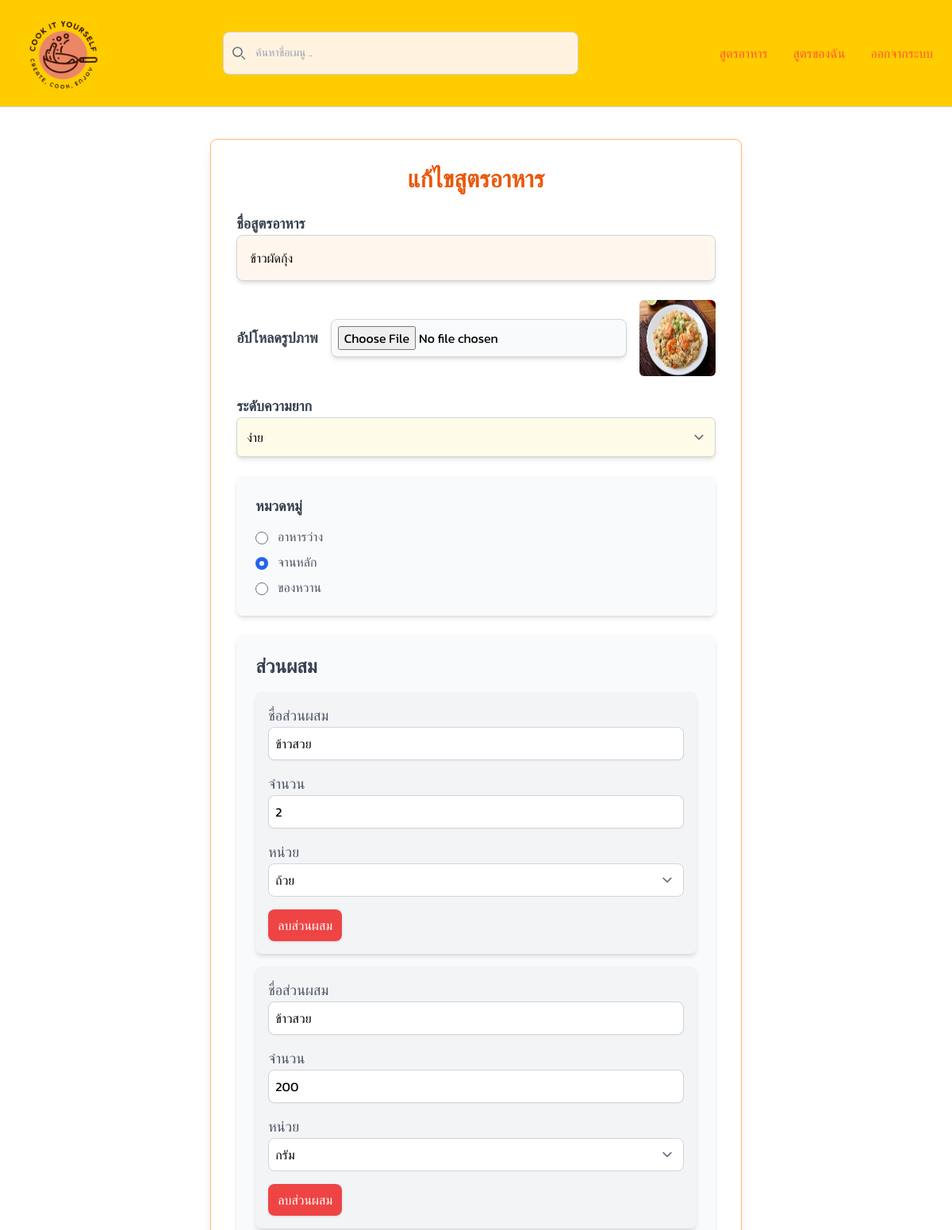
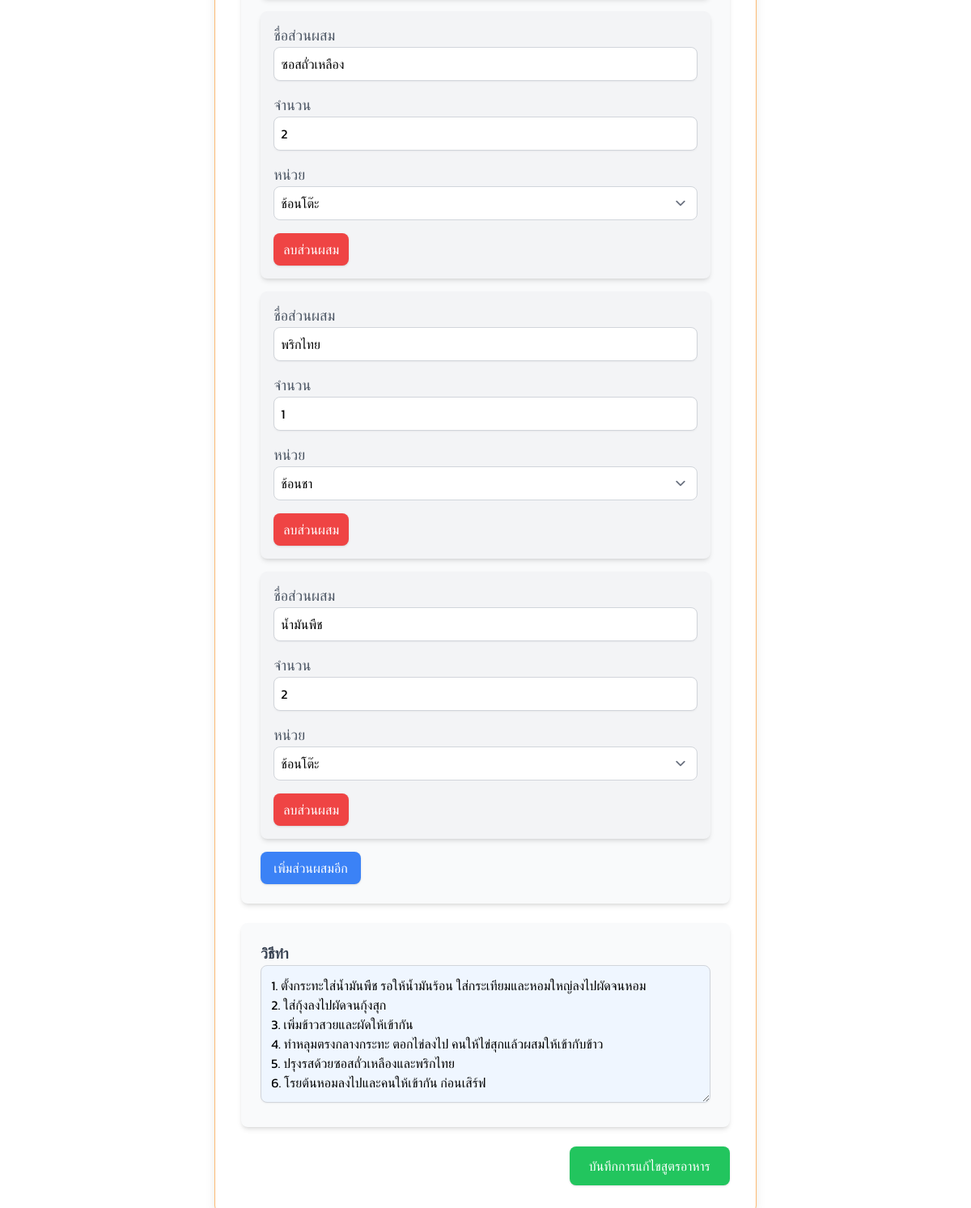
The app's page /recipes/edit/12/ (signed in) with its own data (2 pictures, top to bottom).
### recipes/models.py (models this page shows, shortened)
class Recipe(models.Model):
    user = models.ForeignKey(Member, related_name='recipes', on_delete=models.CASCADE)
    title = models.CharField(max_length=200, unique=True)
    category = models.CharField(max_length=50)
    difficulty = models.CharField(max_length=50)
    picture_url = models.ImageField(upload_to='recipes/images/', blank=True, null=True)
    instructions = models.TextField()

class Ingredient(models.Model):
    recipe = models.ForeignKey(Recipe, related_name='ingredients', on_delete=models.CASCADE)
    name = models.CharField(max_length=100)
    amount = models.DecimalField(max_digits=5, decimal_places=2)
    unit = models.CharField(max_length=50)

### recipes/views.py (the view)
# urls.py: path('recipes/edit/<int:pk>/', recipeUpdate, name='recipe-update'),  # URL สำหรับแก้ไขสูตร
@login_required
def recipeUpdate(request, pk):
    recipe = get_object_or_404(Recipe, pk=pk)
    if request.method == "POST":
        recipe_form = RecipeForm(request.POST, request.FILES, instance=recipe)
        if recipe_form.is_valid():
            recipe = recipe_form.save(commit=False)
            recipe.save()
            recipe.ingredients.all().delete()
            ingredient_names = request.POST.getlist('ingredient')
            ingredient_amounts = request.POST.getlist('amount')
            ingredient_units = request.POST.getlist('unit')
            for name, amount, unit in zip(ingredient_names, ingredient_amounts, ingredient_units):
                if name:
                    Ingredient.objects.create(recipe=recipe, name=name, amount=amount, unit=unit)
            return redirect("myRecipes")
    else:
        recipe_form = RecipeForm(instance=recipe)
    return render(request, "recipes/recipe_edit.html", {"form": recipe_form, "recipe": recipe})

### recipes/forms.py
class RecipeForm(forms.ModelForm):
    class Meta:
        model = Recipe
        fields = ['title', 'category', 'difficulty', 'picture_url', 'instructions']

### theme/templates/recipes/recipe_edit.html (shortened to what this page needs)
{% extends 'recipes/base.html' %}
{% block main %}
<div class="max-w-2xl mx-auto mt-10 bg-white shadow-lg rounded-lg p-8 border border-orange-300">
    <h2 class="text-3xl font-bold text-orange-600 mb-6 text-center">แก้ไขสูตรอาหาร</h2>
    <form method="POST" enctype="multipart/form-data" class="space-y-6">
        <div>
            <label for="title" class="block text-lg font-semibold text-gray-700">ชื่อสูตรอาหาร</label>
            <input type="text" name="title" id="title" value="{{ recipe.title }}" class="w-full p-4 bg-orange-50 border border-gray-300 rounded-lg shadow-md focus:ring focus:ring-orange-400 focus:outline-none transition duration-150 ease-in-out" required>
        </div>
        <div class="flex items-center space-x-4">
            <label for="picture_url" class="block text-lg font-semibold text-gray-700">อัปโหลดรูปภาพ</label>
            <input type="file" name="picture_url" id="picture_url" class="p-2 border border-gray-300 bg-gray-50 rounded-lg shadow-md focus:outline-none focus:ring focus:ring-green-500 transition duration-150 ease-in-out">
            <img src="{{ recipe.picture_url.url }}" alt="Current Recipe Image" class="w-24 h-24 rounded-md">
        </div>
        <div>
            <label for="difficulty" class="block text-lg font-semibold text-gray-700">ระดับความยาก</label>
            <select name="difficulty" id="difficulty" class="w-full p-3 bg-yellow-50 border border-gray-300 rounded-md shadow-md focus:ring focus:ring-orange-500 focus:outline-none">
                <option value="Easy" {% if recipe.difficulty == "Easy" %}selected{% endif %}>ง่าย</option>
            </select>
        </div>
        <div class="bg-gray-50 p-6 rounded-lg shadow-md mt-6">
            <label class="block text-lg font-semibold text-gray-700">หมวดหมู่</label>
            <div class="mt-3 space-y-2">
                <div>
                    <input type="radio" name="category" id="appetizer" value="Appetizer" {% if recipe.category == "Appetizer" %}checked{% endif %} class="mr-2">
                    <label for="appetizer" class="text-gray-600">อาหารว่าง</label>
                </div>
                <div>
                    <input type="radio" name="category" id="main-dish" value="Main Dish" {% if recipe.category == "Main Dish" %}checked{% endif %} class="mr-2">
                    <label for="main-dish" class="text-gray-600">จานหลัก</label>
                </div>
                <div>
                    <input type="radio" name="category" id="dessert" value="Dessert" {% if recipe.category == "Dessert" %}checked{% endif %} class="mr-2">
                    <label for="dessert" class="text-gray-600">ของหวาน</label>
                </div>
            </div>
        </div>
        <div class="bg-gray-50 p-6 rounded-lg shadow-md mt-6">
            <h3 class="text-2xl font-semibold text-gray-700 mb-4">ส่วนผสม</h3>
            <div id="ingredient-fields" class="space-y-4">
                {% for ingredient in recipe.ingredients.all %}
                <div class="bg-gray-100 p-4 rounded-lg shadow-md ingredient-form">
                    <label for="ingredient" class="block text-lg font-medium text-gray-600">ชื่อส่วนผสม</label>
                    <input type="text" name="ingredient" value="{{ ingredient.name }}" class="w-full p-2 border border-gray-300 rounded-lg shadow-sm focus:ring focus:ring-orange-500 focus:outline-none transition duration-150 ease-in-out" required>
                    <label for="amount" class="block text-lg font-medium text-gray-600 mt-4">จำนวน</label>
                    <input type="number" name="amount" value="{{ ingredient.amount|floatformat:0 }}" class="w-full p-2 border border-gray-300 rounded-lg shadow-sm focus:ring focus:ring-orange-500 focus:outline-none transition duration-150 ease-in-out" required>
                    <label for="unit" class="block text-lg font-medium text-gray-600 mt-4">หน่วย</label>
                    <select name="unit" class="w-full p-2 border border-gray-300 rounded-lg focus:ring focus:ring-orange-500 focus:outline-none">
                        <option value="กรัม" {% if ingredient.unit == "กรัม" %}selected{% endif %}>กรัม</option>
                        <option value="ถ้วย" {% if ingredient.unit == "ถ้วย" %}selected{% endif %}>ถ้วย</option>
                        <option value="ช้อนชา" {% if ingredient.unit == "ช้อนชา" %}selected{% endif %}>ช้อนชา</option>
                        <option value="ช้อนโต๊ะ" {% if ingredient.unit == "ช้อนโต๊ะ" %}selected{% endif %}>ช้อนโต๊ะ</option>
                    </select>
                    <button type="button" class="mt-4 px-3 py-2 bg-red-500 text-white rounded-lg shadow hover:bg-red-600 transition duration-150 ease-in-out delete-ingredient">ลบส่วนผสม</button>
                </div>
                {% endfor %}
            </div>
            <button type="button" id="add-ingredient" class="mt-4 px-4 py-2 bg-blue-500 text-white rounded-lg shadow hover:bg-blue-600 transition duration-150 ease-in-out">เพิ่มส่วนผสมอีก</button>
        </div>
        <div class="bg-gray-50 p-6 rounded-lg shadow-md mt-6">
            <label for="instructions" class="block text-lg font-semibold text-gray-700">วิธีทำ</label>
            <textarea name="instructions" id="instructions" rows="6" class="w-full p-3 bg-blue-50 border border-gray-300 rounded-lg shadow-sm focus:ring focus:ring-orange-500 focus:outline-none transition duration-150 ease-in-out" placeholder="ใส่วิธีการทำอาหาร" required>{{ recipe.instructions }}</textarea>
        </div>
        <div class="flex justify-end mt-6">
            <button type="submit" class="bg-green-500 text-white px-6 py-3 rounded-lg shadow hover:bg-green-600 transition duration-150 ease-in-out">บันทึกการแก้ไขสูตรอาหาร</button>
        </div>
    </form>
</div>
{% endblock %}

### theme/templates/recipes/base.html (style rules this page uses)
* { font-family: "Kanit", serif; font-optical-sizing: auto; font-style: normal; }

### theme/templates/recipes/header.html (style rules this page uses)
* { font-family: "Kanit", serif; }

### records on screen
Recipe: title "ข้าวผัดกุ้ง", picture_url (picture), difficulty "ง่าย", category "☐ อาหารว่าง", category "☑ จานหลัก", category "☐ ของหวาน", instructions "1. ตั้งกระทะใส่น้ำมันพืช รอให้น้ำมันร้อน ใส่กระเทียมและหอมใหญ่ลงไปผัดจนหอม 2. ใส่กุ้งลงไปผัดจนกุ้งสุก 3. เพิ่มข้าวสวยและผัดให้เข้ากัน 4. ทำหลุมตรงกลางกระทะ ตอกไข่ลงไป คนให้ไข่สุกแล้วผสมให้เข้ากับข้าว 5. ปรุงรสด้วยซอสถั่วเหลืองและพริกไทย 6. โรยต้นหอมลงไปและคนให้เข้ากัน ก่อนเสิร์ฟ"
Ingredient: ingredient "ข้าวสวย", amount "2", unit "ถ้วย"
Ingredient: ingredient "ข้าวสวย", amount "200", unit "กรัม"
Ingredient: ingredient "ซอสถั่วเหลือง", amount "2", unit "ช้อนโต๊ะ"
Ingredient: ingredient "พริกไทย", amount "1", unit "ช้อนชา"
Ingredient: ingredient "น้ำมันพืช", amount "2", unit "ช้อนโต๊ะ"
